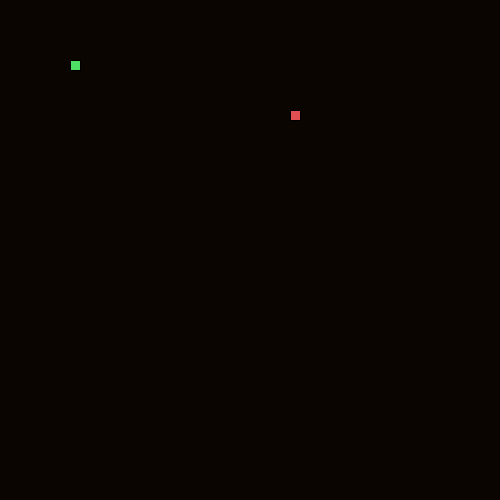
Frame 1 (no input)
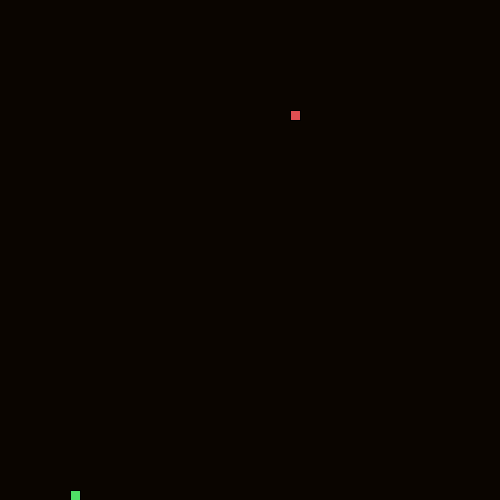
Frame 60 (the mouse pressed at the canvas centre just before this capture)
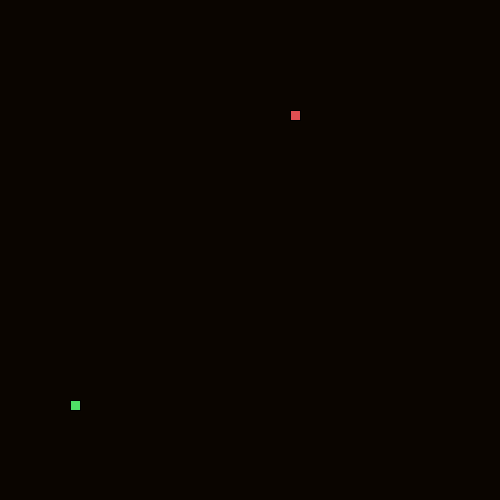
Frame 120 (the mouse held since frame 60 and released just before this capture)

The Processing sketch that drew these frames (run headless with seeded random() and noise(); from frame 60 on, the mouse is pressed at the canvas centre):

// Processing sketch: LeagueSnake
// ── LeagueSnake.pde
//*
// ***** SEGMENT CLASS *****
// This class will be used to represent each part of the moving snake.
//*

class Segment {

//Add x and y member variables. They will hold the corner location of each segment of the snake.
int x;
int y;

// Add a constructor with parameters to initialize each variable.
public Segment(int x, int y) {
  this.x = x;
  this.y = y;
}
}


//*
// ***** GAME VARIABLES *****
Segment head;
int width = 500;
int height = 500;
int foodX;
int foodY;
int direction = UP;
int eaten = 0;
ArrayList<Segment> tail = new ArrayList<Segment>();
// All the game variables that will be shared by the game methods are here
//*





//*
// ***** SETUP METHODS *****
// These methods are called at the start of the game.
//*

void setup() {
size(500, 500);
head = new Segment(70, 70);
frameRate(20);
dropFood();
}

void dropFood() {
  //Set the food in a new random location
   foodX = ((int)random(45)*10);
   foodY = ((int)random(45)*10);
}



//*
// ***** DRAW METHODS *****
// These methods are used to draw the snake and its food 
//*

void draw() {
  background(#0A0500);
  drawFood();
  move();
  drawSnake();
}

void drawFood() {
  //Draw the food
  fill(#E04F52);
  rect(foodX, foodY, 10, 10);
}

void drawSnake() {
  //Draw the head of the snake followed by its tail
  fill(#4FE066);
  rect(head.x, head.y, 10, 10);
  manageTail();
  eat();
  for(int i = 0; i < tail.size(); i++) {
    rect(tail.get(i).x, tail.get(i).y, 10, 10);
  }
}


//*
// ***** TAIL MANAGEMENT METHODS *****
// These methods make sure the tail is the correct length.
//*

void drawTail() {
  //Draw each segment of the tail 
  for(int i = 0; i < tail.size(); i++) {
   rect(tail.get(i).x, tail.get(i).y, 10, 10); 
  }
}

void manageTail() {
  //After drawing the tail, add a new segment at the "start" of the tail and remove the one at the "end" 
  //This produces the illusion of the snake tail moving.
  checkTailCollision();
  drawTail();
  
  tail.add(new Segment(head.x, head.y));
  tail.remove(0);
}

void checkTailCollision() {
  //If the snake crosses its own tail, shrink the tail back to one segment
  for(int j = 0; j < tail.size(); j++) {
  if(head.x == tail.get(j).x && head.y == tail.get(j).y) {
    eaten = 1;
    tail = new ArrayList<Segment>();
    tail.add(new Segment(head.x, head.y));
    }
  }
}



//*
// ***** CONTROL METHODS *****
// These methods are used to change what is happening to the snake
//*

void keyPressed() {
  //Set the direction of the snake according to the arrow keys pressed
  if (keyCode == UP) {
    direction = UP;
  }
  if (keyCode == DOWN) {
    direction = DOWN;
  }
  if (keyCode == RIGHT) {
    direction = RIGHT;
  }
  if (keyCode == LEFT) {
    direction = LEFT;
  }
}

void move() {
  //Change the location of the Snake head based on the direction it is moving.
  
  switch(direction) {
  case UP:
    // move head up here
    head.y -= 10;
    break;
  case DOWN:
    // move head down here 
    head.y += 10;
    break;
  case LEFT:
   // figure it out
    head.x -= 10;
    break;
  case RIGHT:
    // mystery code goes here
    head.x += 10;
    break;
  }
  checkBoundaries();
}

void checkBoundaries() {
 //If the snake leaves the frame, make it reappear on the other side
 if(head.x < 0) {
   head.x = 500;
 }
 if (head.x > 500) {
   head.x = 0;
 }
 if(head.y < 0) {
   head.y = 500;
 }
 if (head.y > 500) {
   head.y = 0;
 }
}



void eat() {
  //When the snake eats the food, its tail should grow and more food appear
  if (head.x == foodX && head.y ==foodY) {
    dropFood();
    eaten += 1;    
    tail.add(new Segment(head.x, head.y));
    }
  }
